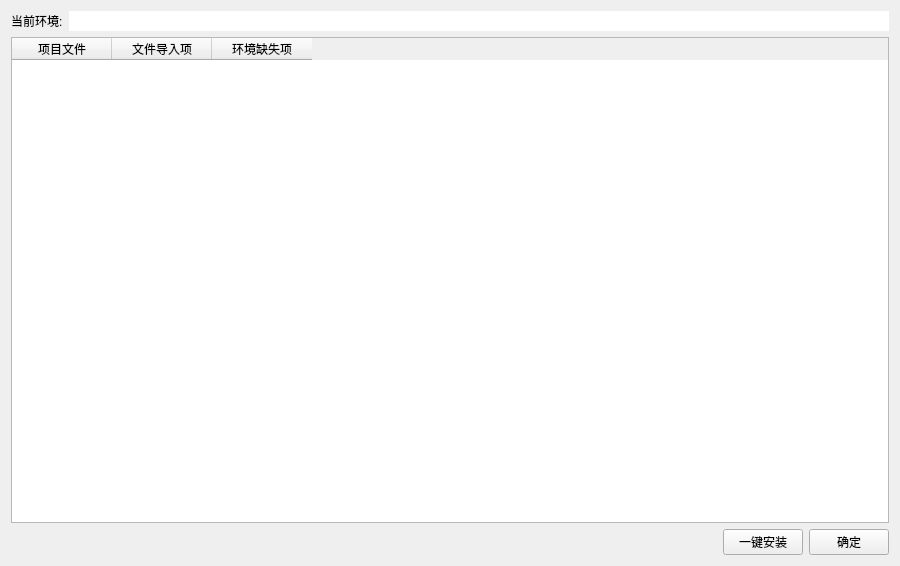
<?xml version="1.0" encoding="UTF-8"?>
<ui version="4.0">
 <class>impcheck</class>
 <widget class="QWidget" name="impcheck">
  <property name="windowModality">
   <enum>Qt::ApplicationModal</enum>
  </property>
  <property name="geometry">
   <rect>
    <x>0</x>
    <y>0</y>
    <width>900</width>
    <height>566</height>
   </rect>
  </property>
  <property name="font">
   <font>
    <family>Microsoft YaHei UI</family>
   </font>
  </property>
  <property name="windowTitle">
   <string>导入项检查</string>
  </property>
  <layout class="QHBoxLayout" name="horizontalLayout_3">
   <item>
    <layout class="QVBoxLayout" name="verticalLayout_2">
     <item>
      <layout class="QHBoxLayout" name="horizontalLayout_2" stretch="0,9">
       <item>
        <widget class="QLabel" name="label">
         <property name="text">
          <string>当前环境:</string>
         </property>
        </widget>
       </item>
       <item>
        <widget class="QLineEdit" name="le_cip_cur_env">
         <property name="frame">
          <bool>false</bool>
         </property>
         <property name="readOnly">
          <bool>true</bool>
         </property>
        </widget>
       </item>
      </layout>
     </item>
     <item>
      <layout class="QVBoxLayout" name="verticalLayout">
       <item>
        <widget class="QTableWidget" name="tw_missing_imports">
         <property name="editTriggers">
          <set>QAbstractItemView::NoEditTriggers</set>
         </property>
         <property name="selectionMode">
          <enum>QAbstractItemView::NoSelection</enum>
         </property>
         <attribute name="horizontalHeaderHighlightSections">
          <bool>false</bool>
         </attribute>
         <attribute name="verticalHeaderHighlightSections">
          <bool>false</bool>
         </attribute>
         <column>
          <property name="text">
           <string>项目文件</string>
          </property>
         </column>
         <column>
          <property name="text">
           <string>文件导入项</string>
          </property>
         </column>
         <column>
          <property name="text">
           <string>环境缺失项</string>
          </property>
         </column>
        </widget>
       </item>
       <item>
        <layout class="QHBoxLayout" name="horizontalLayout">
         <item>
          <spacer name="horizontalSpacer">
           <property name="orientation">
            <enum>Qt::Horizontal</enum>
           </property>
           <property name="sizeHint" stdset="0">
            <size>
             <width>40</width>
             <height>20</height>
            </size>
           </property>
          </spacer>
         </item>
         <item>
          <widget class="QPushButton" name="pb_install_all_missing">
           <property name="toolTip">
            <string>一键安装该环境所有缺失的项目导入项。
注意，当缺失的导入项无法在该环境安装时，不会有错误提示。</string>
           </property>
           <property name="text">
            <string>一键安装</string>
           </property>
          </widget>
         </item>
         <item>
          <widget class="QPushButton" name="pb_confirm">
           <property name="toolTip">
            <string>什么都不做，关闭窗口并返回。</string>
           </property>
           <property name="text">
            <string>确定</string>
           </property>
          </widget>
         </item>
        </layout>
       </item>
      </layout>
     </item>
    </layout>
   </item>
  </layout>
 </widget>
 <resources/>
 <connections/>
</ui>
